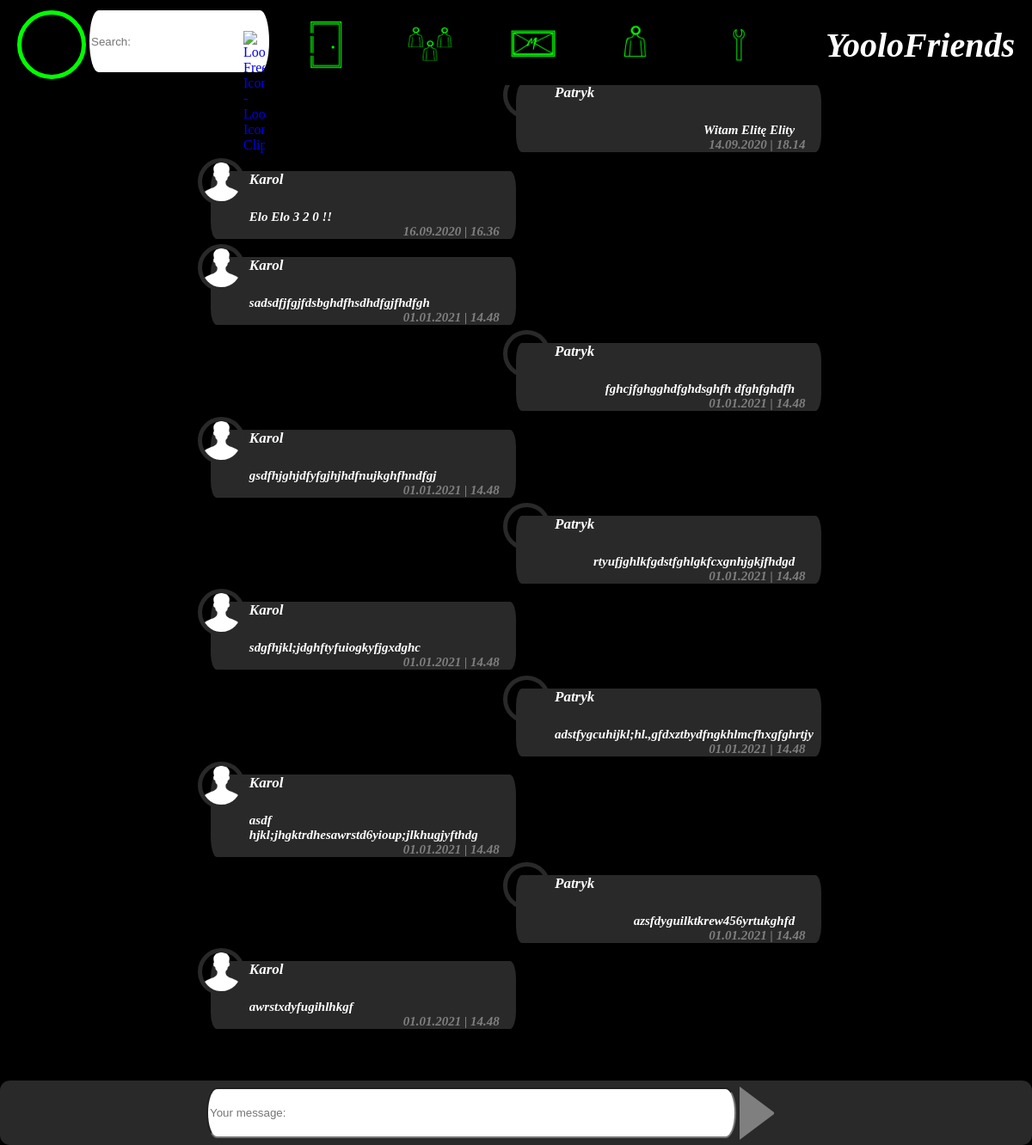
Before: /conversations/Elita Elity (signed in) with the older database file.
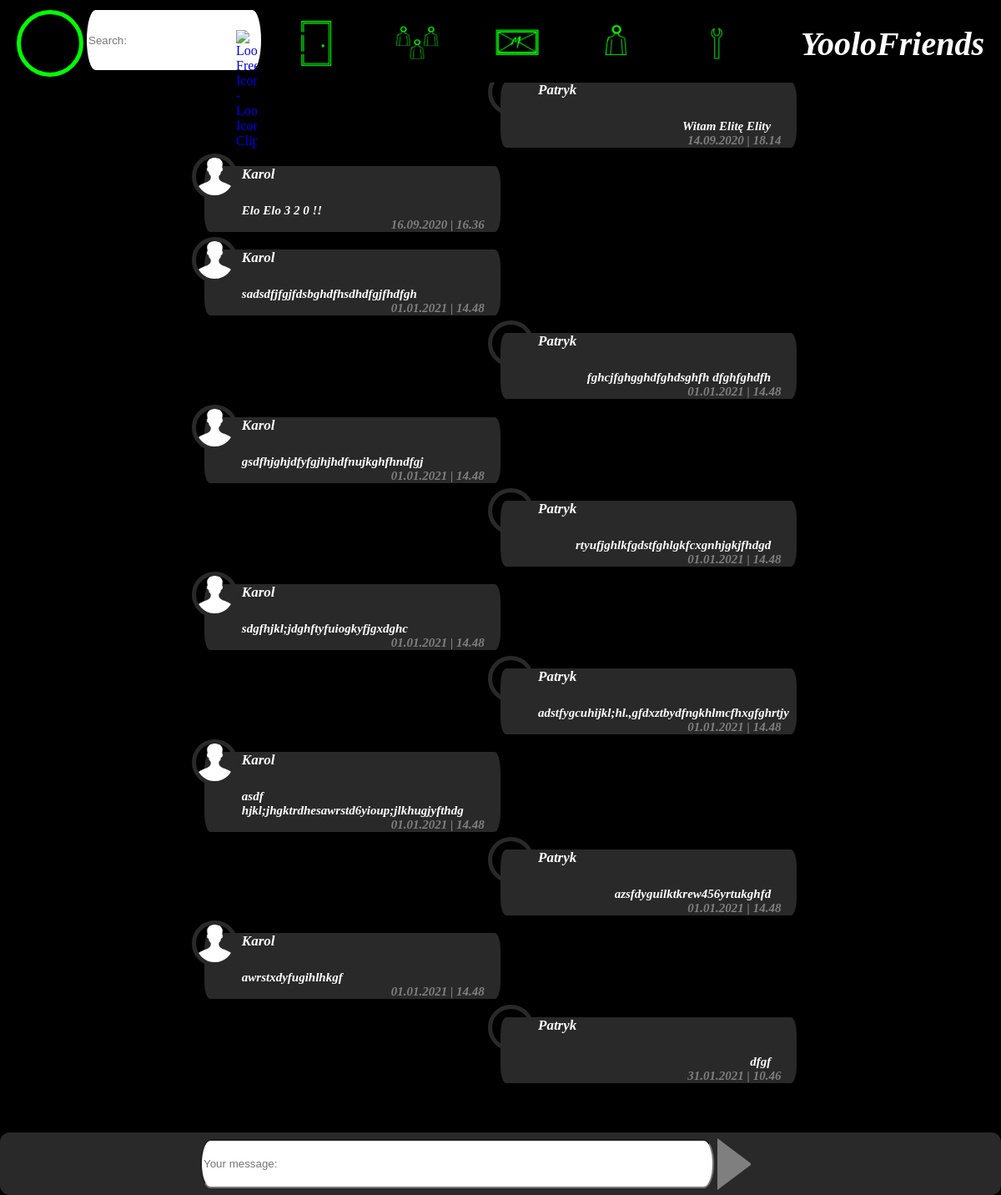
After: the same page with the newer database file.
### chat/models.py (models this page shows)
class MessageModel(models.Model):
	conversation = models.ForeignKey(ConversationModel, on_delete = models.CASCADE, related_name= 'messages')
	message = models.TextField(max_length = 500)
	date =  models.DateTimeField(auto_now = True)
	def __str__(self):
		return self.message
	class Meta:
		verbose_name = 'Wiadomość'
		verbose_name_plural = 'Wiadomości'

### accounts/models.py (models this page shows, shortened)
class Profile(models.Model):
	user = models.OneToOneField(User, on_delete = models.CASCADE)
	image = models.ImageField(default = 'default.png', upload_to = f'profile_pictures/')
	conversations = models.ManyToManyField(ConversationModel, blank = True)
	messages = models.ManyToManyField(MessageModel, blank = True)

### accounts/views.py (the view)
# urls.py: path('conversations/<conv>', user_messages_view, name = 'messages'),
def user_messages_view(request, conv = None):
	if not request.user.is_authenticated:
		return redirect('login')
	if conv is None:
		return redirect('conversations')
	user = request.user
	conversation = user.profile.conversations.filter(name=conv)[0]
	form = MessageForm()
	if request.method == "POST":
		message = request.POST['message']
		new_message = MessageModel(conversation=conversation,message=message)
		new_message.save()
		user.profile.messages.add(new_message)
	return render(request,'accounts/user_messages.html', { 'profile_photo'	: request.user.profile.image, 'conversation':conversation,"message_form":form,})

### chat/forms.py
class MessageForm(forms.Form):
    message = forms.CharField( widget=forms.TextInput(attrs={"id":"message-to-send","placeholder":"Your message:"}))
    conversation = forms.HiddenInput()

### accounts/templates/accounts/user_messages.html (shortened to what this page needs)
{% extends 'accounts/loggedin_user_base.html' %}
{% block content %}
	<div id="message-area">
		{% for message in conversation.messages.all %}
		{% if message.profile_set.first.user.username == request.user.username %}
			<div class = "mess" style="margin-left:50%">
		{% else %}
			<div class = "mess">
		{% endif %}
				<div class = "conv-image" style="background-image: url({{MEDIA_URL}}{{message.profile_set.first.image}});"></div>
				<div class = "conv-name">{{message.profile_set.first.user.username}}</div>
				{% if message.profile_set.first.user.username != request.user.username %}
					<div class = "conv-content"><div class="not-my-mess">{{message}}</div></div>
				{% else %}
					<div class = "conv-content"><div class="my-mess">{{message}}</div></div>
				{% endif %}
				<div class = "conv-date">{{message.date | date:"d.m.Y | H.i"}}</div>
			</div>
		{% endfor %}
	</div>
	<div id = "new-message-area">
		<div id="message-form-area">
			<form method="POST" autocomplete="off">
				<div id = "message-in-form-area">
				{{message_form.message}}
				<input id = "send-button" type="submit" value="Send message" onload="send_message()">
				</div>
			</form>
		</div>
	</div>
{% endblock %}

Changed rows visible on the page:
added MessageModel: profile_set.first.user.username "Patryk", message "dfgf", date|H "31.01.2021 | 10.46"
